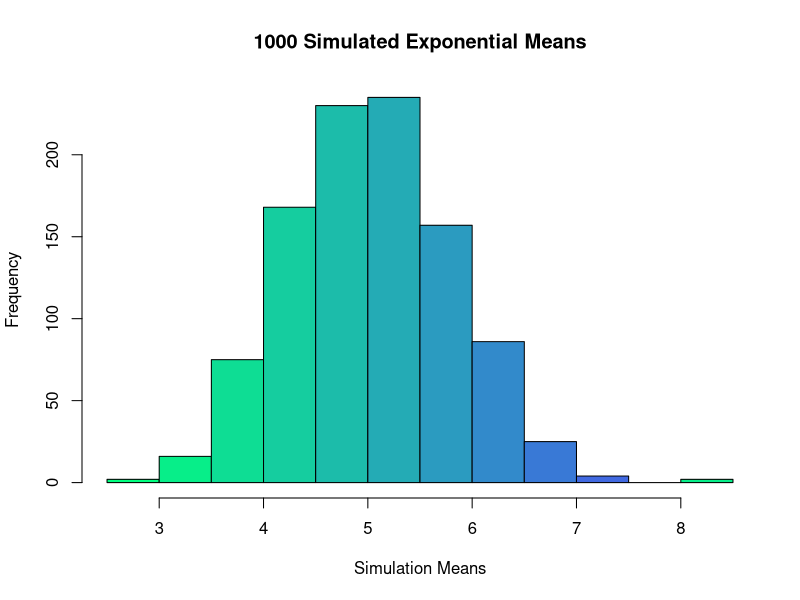
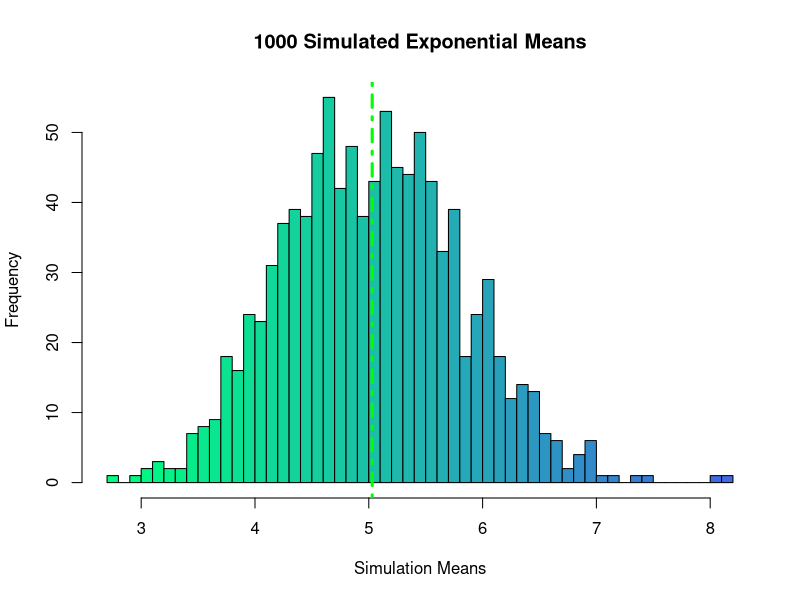
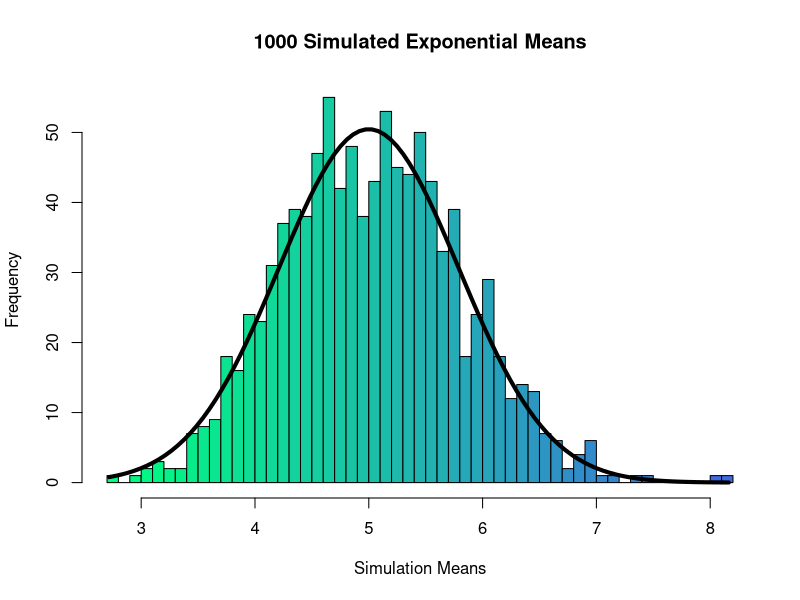

R code for these plots, in order:
library(grDevices)
library(ggplot2)

set.seed(1980)
lambda = 0.2
simulations = 1000
n = 40

sd = 1/lambda

#simulate the exponentials

sim_exp <- replicate(simulations,rexp(n,lambda))

#calculate the mean of exponentials

mean_exp <- apply(sim_exp,2,mean)

#plot

colfunc<-colorRampPalette(c("springgreen","royalblue")) #create a gradient color, just because it looks nicer than the block colors
hist(mean_exp,main = "1000 Simulated Exponential Means",xlab="Simulation Means",col=colfunc(10))

#question 1

sample_mean = mean(mean_exp)

hist(mean_exp,main = "1000 Simulated Exponential Means",xlab="Simulation Means",col=colfunc(55),breaks=40)
abline(v=sample_mean,lwd="3",col="green",lty=4)

#question 2

sim_sd <- sd(mean_exp)
sim_var <- sim_sd^2

theory_sd <- (1/lambda)/sqrt(n)
theory_var <- theory_sd^2

print(paste("Theoretical standard deviation: ",theory_sd, "vs. Simulated standard deviation: ",sim_sd))

print(paste("Theoretical variance: ",theory_var, "vs. Simulated variance: ",sim_var))

#question 3

hist(mean_exp,main = "1000 Simulated Exponential Means",xlab="Simulation Means",col=colfunc(55),breaks=40)

x <- seq(min(mean_exp),max(mean_exp),length=100)
y <- dnorm(x, mean = 1/lambda, sd = theory_sd)

lines(x,y*100,col="black",lty=1,lwd=4)